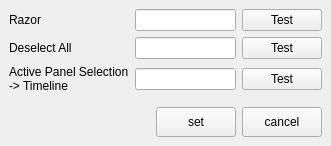
<?xml version="1.0" encoding="UTF-8"?>
<ui version="4.0">
 <class>MainWindow</class>
 <widget class="QMainWindow" name="MainWindow">
  <property name="geometry">
   <rect>
    <x>0</x>
    <y>0</y>
    <width>331</width>
    <height>146</height>
   </rect>
  </property>
  <property name="windowTitle">
   <string>MainWindow</string>
  </property>
  <widget class="QWidget" name="centralwidget">
   <layout class="QVBoxLayout" name="verticalLayout">
    <item>
     <layout class="QGridLayout" name="gridLayout">
      <item row="1" column="1">
       <widget class="QLineEdit" name="deselectAllLineEdit"/>
      </item>
      <item row="2" column="0">
       <widget class="QLabel" name="label_3">
        <property name="text">
         <string>Active Panel Selection
-&gt; Timeline</string>
        </property>
       </widget>
      </item>
      <item row="0" column="1">
       <widget class="QLineEdit" name="razorLineEdit"/>
      </item>
      <item row="1" column="0">
       <widget class="QLabel" name="label_2">
        <property name="text">
         <string>Deselect All</string>
        </property>
       </widget>
      </item>
      <item row="0" column="0">
       <widget class="QLabel" name="label">
        <property name="text">
         <string>Razor</string>
        </property>
       </widget>
      </item>
      <item row="2" column="1">
       <widget class="QLineEdit" name="activeTimelinePanelLineEdit"/>
      </item>
      <item row="0" column="2">
       <widget class="QPushButton" name="razorTestButton">
        <property name="sizePolicy">
         <sizepolicy hsizetype="Minimum" vsizetype="Fixed">
          <horstretch>0</horstretch>
          <verstretch>0</verstretch>
         </sizepolicy>
        </property>
        <property name="minimumSize">
         <size>
          <width>0</width>
          <height>0</height>
         </size>
        </property>
        <property name="text">
         <string>Test</string>
        </property>
       </widget>
      </item>
      <item row="2" column="2">
       <widget class="QPushButton" name="activeTimelinePanelTestButton">
        <property name="sizePolicy">
         <sizepolicy hsizetype="Minimum" vsizetype="Fixed">
          <horstretch>0</horstretch>
          <verstretch>0</verstretch>
         </sizepolicy>
        </property>
        <property name="text">
         <string>Test</string>
        </property>
       </widget>
      </item>
      <item row="1" column="2">
       <widget class="QPushButton" name="deselectAllTestButton">
        <property name="sizePolicy">
         <sizepolicy hsizetype="Minimum" vsizetype="Fixed">
          <horstretch>0</horstretch>
          <verstretch>0</verstretch>
         </sizepolicy>
        </property>
        <property name="text">
         <string>Test</string>
        </property>
       </widget>
      </item>
     </layout>
    </item>
    <item>
     <spacer name="verticalSpacer">
      <property name="orientation">
       <enum>Qt::Vertical</enum>
      </property>
      <property name="sizeHint" stdset="0">
       <size>
        <width>20</width>
        <height>0</height>
       </size>
      </property>
     </spacer>
    </item>
    <item>
     <layout class="QHBoxLayout" name="horizontalLayout">
      <item>
       <spacer name="horizontalSpacer">
        <property name="orientation">
         <enum>Qt::Horizontal</enum>
        </property>
        <property name="sizeHint" stdset="0">
         <size>
          <width>40</width>
          <height>20</height>
         </size>
        </property>
       </spacer>
      </item>
      <item>
       <widget class="QPushButton" name="setButton">
        <property name="minimumSize">
         <size>
          <width>80</width>
          <height>30</height>
         </size>
        </property>
        <property name="text">
         <string>set</string>
        </property>
       </widget>
      </item>
      <item>
       <widget class="QPushButton" name="cancelButton">
        <property name="minimumSize">
         <size>
          <width>80</width>
          <height>30</height>
         </size>
        </property>
        <property name="text">
         <string>cancel</string>
        </property>
       </widget>
      </item>
     </layout>
    </item>
   </layout>
  </widget>
 </widget>
 <resources/>
 <connections/>
</ui>
